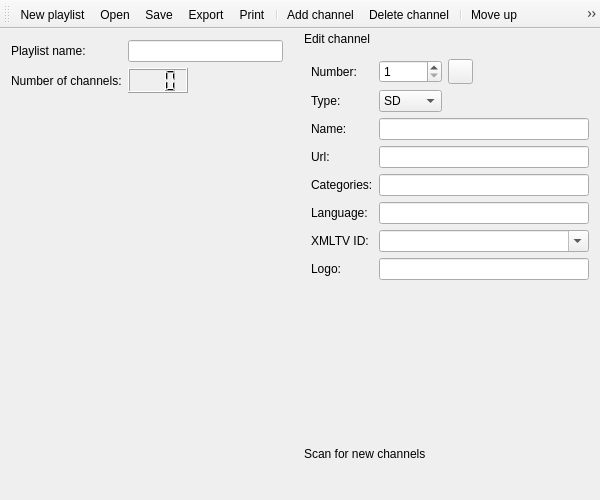
<?xml version="1.0" encoding="UTF-8"?>
<ui version="4.0">
 <class>PlaylistEditor</class>
 <widget class="QMainWindow" name="PlaylistEditor">
  <property name="geometry">
   <rect>
    <x>0</x>
    <y>0</y>
    <width>600</width>
    <height>500</height>
   </rect>
  </property>
  <property name="windowTitle">
   <string>Tano Editor</string>
  </property>
  <property name="windowIcon">
   <iconset theme="accessories-text-editor">
    <normaloff/>
   </iconset>
  </property>
  <property name="toolButtonStyle">
   <enum>Qt::ToolButtonIconOnly</enum>
  </property>
  <widget class="QWidget" name="centralwidget">
   <layout class="QGridLayout" name="gridLayout_3">
    <item row="0" column="0">
     <widget class="QLabel" name="labelName">
      <property name="text">
       <string>Playlist name:</string>
      </property>
     </widget>
    </item>
    <item row="0" column="1" colspan="2">
     <widget class="QLineEdit" name="editName"/>
    </item>
    <item row="1" column="0">
     <widget class="QLabel" name="labelCount">
      <property name="text">
       <string>Number of channels:</string>
      </property>
     </widget>
    </item>
    <item row="1" column="1">
     <widget class="QLCDNumber" name="number">
      <property name="minimumSize">
       <size>
        <width>60</width>
        <height>25</height>
       </size>
      </property>
      <property name="maximumSize">
       <size>
        <width>60</width>
        <height>25</height>
       </size>
      </property>
      <property name="digitCount">
       <number>3</number>
      </property>
     </widget>
    </item>
    <item row="2" column="0" colspan="3">
     <widget class="PlaylistDisplayWidget" name="playlist" native="true"/>
    </item>
   </layout>
  </widget>
  <widget class="QToolBar" name="toolBar">
   <property name="windowTitle">
    <string>Toolbar</string>
   </property>
   <property name="iconSize">
    <size>
     <width>22</width>
     <height>22</height>
    </size>
   </property>
   <property name="toolButtonStyle">
    <enum>Qt::ToolButtonIconOnly</enum>
   </property>
   <attribute name="toolBarArea">
    <enum>TopToolBarArea</enum>
   </attribute>
   <attribute name="toolBarBreak">
    <bool>false</bool>
   </attribute>
   <addaction name="actionNew"/>
   <addaction name="actionOpen"/>
   <addaction name="actionSave"/>
   <addaction name="actionExport"/>
   <addaction name="actionPrint"/>
   <addaction name="separator"/>
   <addaction name="actionAdd"/>
   <addaction name="actionDelete"/>
   <addaction name="separator"/>
   <addaction name="actionUp"/>
   <addaction name="actionDown"/>
   <addaction name="separator"/>
   <addaction name="actionAutoXmltv"/>
   <addaction name="actionHelp"/>
   <addaction name="actionClose"/>
  </widget>
  <widget class="QDockWidget" name="editWidget">
   <property name="sizePolicy">
    <sizepolicy hsizetype="Maximum" vsizetype="Preferred">
     <horstretch>0</horstretch>
     <verstretch>0</verstretch>
    </sizepolicy>
   </property>
   <property name="minimumSize">
    <size>
     <width>300</width>
     <height>286</height>
    </size>
   </property>
   <property name="maximumSize">
    <size>
     <width>300</width>
     <height>524287</height>
    </size>
   </property>
   <property name="windowIcon">
    <iconset theme="accessories-text-editor">
     <normaloff/>
    </iconset>
   </property>
   <property name="features">
    <set>QDockWidget::NoDockWidgetFeatures</set>
   </property>
   <property name="allowedAreas">
    <set>Qt::LeftDockWidgetArea|Qt::RightDockWidgetArea</set>
   </property>
   <property name="windowTitle">
    <string>Edit channel</string>
   </property>
   <attribute name="dockWidgetArea">
    <number>2</number>
   </attribute>
   <widget class="QWidget" name="editWidgetContents">
    <layout class="QGridLayout" name="gridLayout">
     <item row="0" column="2">
      <widget class="QPushButton" name="buttonApplyNum">
       <property name="minimumSize">
        <size>
         <width>25</width>
         <height>25</height>
        </size>
       </property>
       <property name="maximumSize">
        <size>
         <width>25</width>
         <height>25</height>
        </size>
       </property>
       <property name="icon">
        <iconset theme="dialog-apply">
         <normaloff/>
        </iconset>
       </property>
       <property name="iconSize">
        <size>
         <width>22</width>
         <height>22</height>
        </size>
       </property>
      </widget>
     </item>
     <item row="1" column="1">
      <widget class="QComboBox" name="editType">
       <property name="maxVisibleItems">
        <number>3</number>
       </property>
       <property name="maxCount">
        <number>3</number>
       </property>
       <item>
        <property name="text">
         <string>SD</string>
        </property>
       </item>
       <item>
        <property name="text">
         <string>HD</string>
        </property>
       </item>
       <item>
        <property name="text">
         <string>Radio</string>
        </property>
       </item>
      </widget>
     </item>
     <item row="0" column="0">
      <widget class="QLabel" name="labelNumber">
       <property name="text">
        <string>Number:</string>
       </property>
      </widget>
     </item>
     <item row="8" column="1" colspan="4">
      <widget class="QLineEdit" name="editLogo"/>
     </item>
     <item row="6" column="1" colspan="4">
      <widget class="QLineEdit" name="editLanguage"/>
     </item>
     <item row="0" column="1">
      <widget class="QSpinBox" name="editNumber">
       <property name="minimum">
        <number>1</number>
       </property>
       <property name="maximum">
        <number>999</number>
       </property>
      </widget>
     </item>
     <item row="4" column="0">
      <widget class="QLabel" name="labelCategories">
       <property name="text">
        <string>Categories:</string>
       </property>
      </widget>
     </item>
     <item row="3" column="1" colspan="4">
      <widget class="QLineEdit" name="editUrl"/>
     </item>
     <item row="2" column="0">
      <widget class="QLabel" name="labelChannelName">
       <property name="text">
        <string>Name:</string>
       </property>
      </widget>
     </item>
     <item row="1" column="0">
      <widget class="QLabel" name="labelType">
       <property name="text">
        <string>Type:</string>
       </property>
      </widget>
     </item>
     <item row="2" column="1" colspan="4">
      <widget class="QLineEdit" name="editChannelName"/>
     </item>
     <item row="7" column="0">
      <widget class="QLabel" name="labelXmltvId">
       <property name="text">
        <string>XMLTV ID:</string>
       </property>
      </widget>
     </item>
     <item row="3" column="0">
      <widget class="QLabel" name="labelUrl">
       <property name="text">
        <string>Url:</string>
       </property>
      </widget>
     </item>
     <item row="6" column="0">
      <widget class="QLabel" name="labelLanguage">
       <property name="text">
        <string>Language:</string>
       </property>
      </widget>
     </item>
     <item row="0" column="3">
      <spacer name="horizontalSpacer_2">
       <property name="orientation">
        <enum>Qt::Horizontal</enum>
       </property>
       <property name="sizeHint" stdset="0">
        <size>
         <width>40</width>
         <height>20</height>
        </size>
       </property>
      </spacer>
     </item>
     <item row="8" column="0">
      <widget class="QLabel" name="labelLogo">
       <property name="text">
        <string>Logo:</string>
       </property>
      </widget>
     </item>
     <item row="10" column="0" colspan="5">
      <spacer name="verticalSpacer">
       <property name="orientation">
        <enum>Qt::Vertical</enum>
       </property>
       <property name="sizeHint" stdset="0">
        <size>
         <width>20</width>
         <height>40</height>
        </size>
       </property>
      </spacer>
     </item>
     <item row="4" column="1" colspan="4">
      <widget class="QLineEdit" name="editCategories"/>
     </item>
     <item row="7" column="1" colspan="4">
      <widget class="QComboBox" name="editXmltvId">
       <property name="editable">
        <bool>true</bool>
       </property>
       <item>
        <property name="text">
         <string notr="true"/>
        </property>
       </item>
       <item>
        <property name="text">
         <string>Other</string>
        </property>
       </item>
      </widget>
     </item>
    </layout>
   </widget>
  </widget>
  <widget class="QDockWidget" name="updateWidget">
   <property name="windowIcon">
    <iconset theme="view-refresh">
     <normaloff/>
    </iconset>
   </property>
   <property name="features">
    <set>QDockWidget::NoDockWidgetFeatures</set>
   </property>
   <property name="allowedAreas">
    <set>Qt::LeftDockWidgetArea|Qt::RightDockWidgetArea</set>
   </property>
   <property name="windowTitle">
    <string>Scan for new channels</string>
   </property>
   <attribute name="dockWidgetArea">
    <number>2</number>
   </attribute>
   <widget class="QWidget" name="updateWidgetContents">
    <layout class="QGridLayout" name="updateContents">
     <item row="0" column="0">
      <widget class="PlaylistEditorScan" name="scan" native="true"/>
     </item>
    </layout>
   </widget>
  </widget>
  <action name="actionAdd">
   <property name="icon">
    <iconset theme="list-add">
     <normaloff/>
    </iconset>
   </property>
   <property name="text">
    <string>Add channel</string>
   </property>
   <property name="toolTip">
    <string>Add channel</string>
   </property>
  </action>
  <action name="actionDelete">
   <property name="icon">
    <iconset theme="list-remove">
     <normaloff/>
    </iconset>
   </property>
   <property name="text">
    <string>Delete channel</string>
   </property>
   <property name="toolTip">
    <string>Delete channel</string>
   </property>
  </action>
  <action name="actionSave">
   <property name="icon">
    <iconset theme="document-save">
     <normaloff/>
    </iconset>
   </property>
   <property name="text">
    <string>Save</string>
   </property>
   <property name="toolTip">
    <string>Save</string>
   </property>
  </action>
  <action name="actionClose">
   <property name="icon">
    <iconset theme="window-close">
     <normaloff/>
    </iconset>
   </property>
   <property name="text">
    <string>Close</string>
   </property>
  </action>
  <action name="actionUp">
   <property name="icon">
    <iconset theme="go-up">
     <normaloff/>
    </iconset>
   </property>
   <property name="text">
    <string>Move up</string>
   </property>
   <property name="toolTip">
    <string>Move up</string>
   </property>
  </action>
  <action name="actionDown">
   <property name="icon">
    <iconset theme="go-down">
     <normaloff/>
    </iconset>
   </property>
   <property name="text">
    <string>Move down</string>
   </property>
   <property name="toolTip">
    <string>Move down</string>
   </property>
  </action>
  <action name="actionPrint">
   <property name="icon">
    <iconset theme="document-print">
     <normaloff/>
    </iconset>
   </property>
   <property name="text">
    <string>Print</string>
   </property>
  </action>
  <action name="actionExport">
   <property name="icon">
    <iconset theme="document-export">
     <normaloff/>
    </iconset>
   </property>
   <property name="text">
    <string>Export</string>
   </property>
  </action>
  <action name="actionOpen">
   <property name="icon">
    <iconset theme="document-open">
     <normaloff/>
    </iconset>
   </property>
   <property name="text">
    <string>Open</string>
   </property>
  </action>
  <action name="actionAbout">
   <property name="icon">
    <iconset theme="dialog-information">
     <normaloff/>
    </iconset>
   </property>
   <property name="text">
    <string>About</string>
   </property>
  </action>
  <action name="actionNew">
   <property name="icon">
    <iconset theme="document-new">
     <normaloff/>
    </iconset>
   </property>
   <property name="text">
    <string>New playlist</string>
   </property>
  </action>
  <action name="actionExportTvheadend">
   <property name="icon">
    <iconset theme="document-export">
     <normaloff/>
    </iconset>
   </property>
   <property name="text">
    <string>Tvheadend</string>
   </property>
  </action>
  <action name="actionSettings">
   <property name="icon">
    <iconset theme="preferences-desktop">
     <normaloff/>
    </iconset>
   </property>
   <property name="text">
    <string>Settings</string>
   </property>
  </action>
  <action name="actionExportXmltvId">
   <property name="icon">
    <iconset theme="document-export">
     <normaloff/>
    </iconset>
   </property>
   <property name="text">
    <string>XMLTV IDs</string>
   </property>
   <property name="toolTip">
    <string>XMLTV IDs</string>
   </property>
  </action>
  <action name="actionUpdate">
   <property name="icon">
    <iconset theme="system-software-install">
     <normaloff/>
    </iconset>
   </property>
   <property name="text">
    <string>Update Information</string>
   </property>
   <property name="toolTip">
    <string>Update Information</string>
   </property>
  </action>
  <action name="actionHelp">
   <property name="icon">
    <iconset theme="help-browser">
     <normaloff/>
    </iconset>
   </property>
   <property name="text">
    <string>Help</string>
   </property>
  </action>
  <action name="actionAutoXmltv">
   <property name="icon">
    <iconset theme="x-office-calendar"/>
   </property>
   <property name="text">
    <string>Auto XMLTV map</string>
   </property>
  </action>
 </widget>
 <layoutdefault spacing="6" margin="11"/>
 <customwidgets>
  <customwidget>
   <class>PlaylistDisplayWidget</class>
   <extends>QWidget</extends>
   <header>widgets/common/PlaylistDisplayWidget.h</header>
   <container>1</container>
  </customwidget>
  <customwidget>
   <class>PlaylistEditorScan</class>
   <extends>QWidget</extends>
   <header>ui/PlaylistEditorScan.h</header>
   <container>1</container>
  </customwidget>
 </customwidgets>
 <tabstops>
  <tabstop>editName</tabstop>
  <tabstop>editNumber</tabstop>
  <tabstop>buttonApplyNum</tabstop>
  <tabstop>editType</tabstop>
  <tabstop>editChannelName</tabstop>
  <tabstop>editUrl</tabstop>
  <tabstop>editCategories</tabstop>
  <tabstop>editLanguage</tabstop>
  <tabstop>editXmltvId</tabstop>
  <tabstop>editLogo</tabstop>
 </tabstops>
 <resources/>
 <connections/>
</ui>
